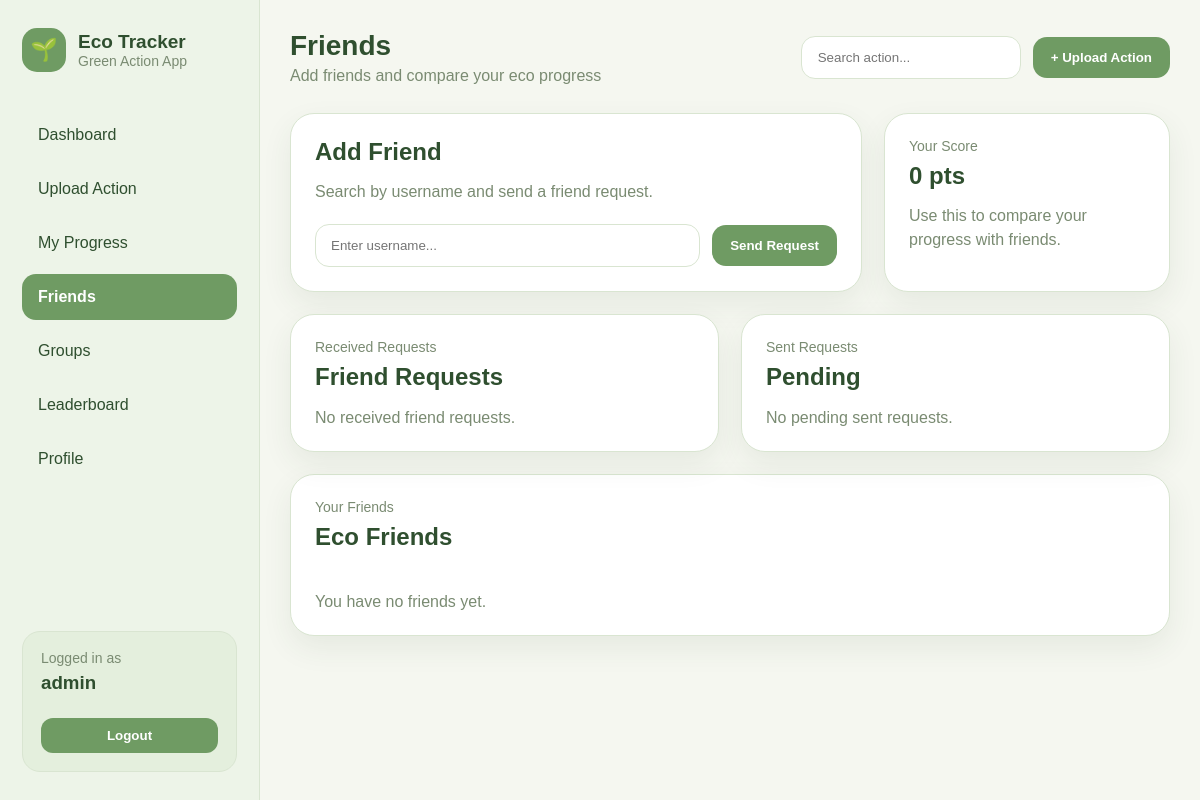
Before: /friends/ (signed in) with the older database file.
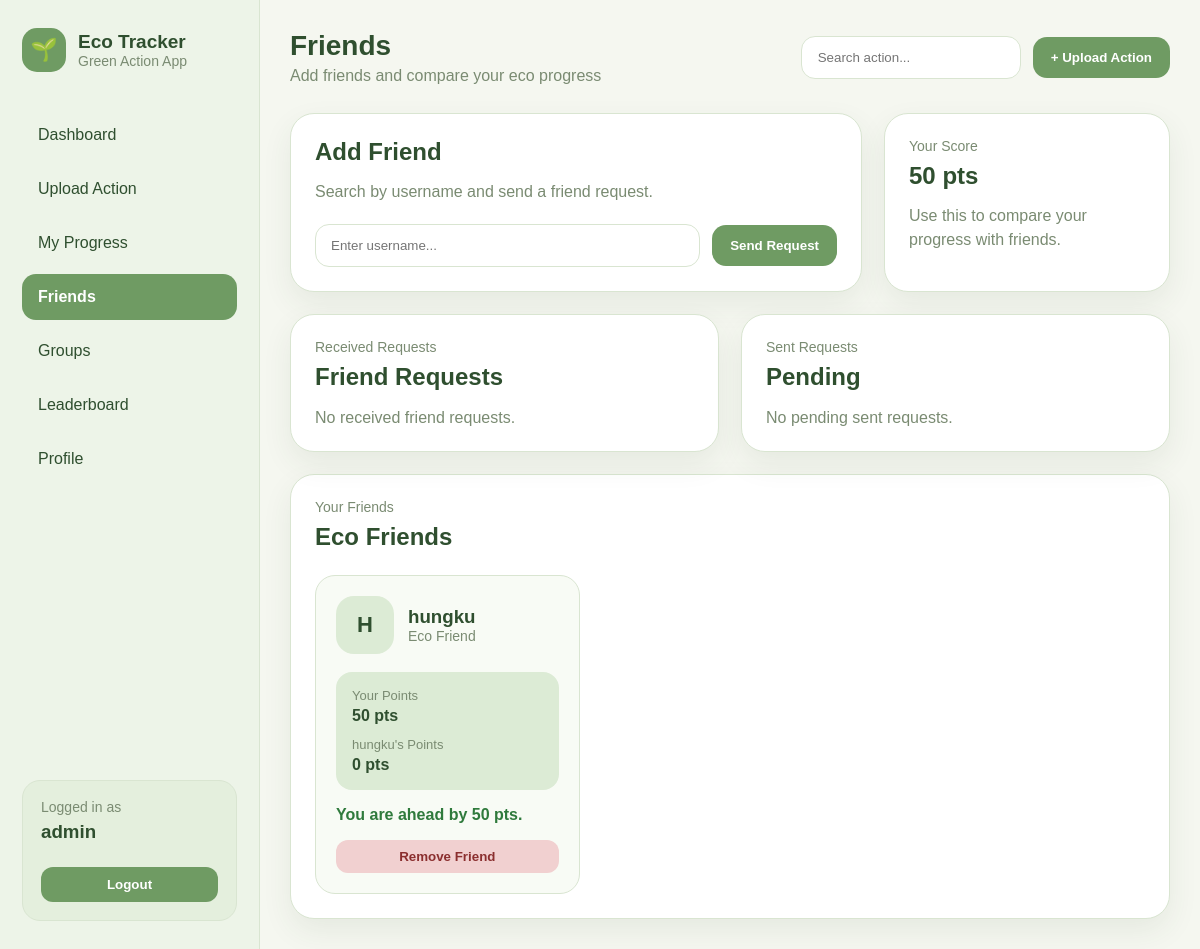
After: the same page with the newer database file.
### tracker/models.py (models this page shows, shortened)
class Friendship(models.Model):
    STATUS_CHOICES = [
        ("pending", "Pending"),
        ("accepted", "Accepted"),
    ]
    sender = models.ForeignKey(
        User,
        on_delete=models.CASCADE,
        related_name="sent_friend_requests"
    )
    receiver = models.ForeignKey(
        User,
        on_delete=models.CASCADE,
        related_name="received_friend_requests"
    )
    status = models.CharField(
        max_length=20,
        choices=STATUS_CHOICES,
        default="pending"
    )
    created_at = models.DateTimeField(auto_now_add=True)
    class Meta:
        unique_together = ("sender", "receiver")

### tracker/views.py (the view, shortened to what this page needs)
# urls.py: path("friends/", views.friends, name="friends"),
@login_required
def friends(request):
    user_total_points = (
        EcoAction.objects
        .filter(user=request.user)
        .aggregate(total=Sum("points"))["total"] or 0
    )
    received_requests = Friendship.objects.filter(
        receiver=request.user,
        status="pending"
    ).select_related("sender")
    sent_requests = Friendship.objects.filter(
        sender=request.user,
        status="pending"
    ).select_related("receiver")
    accepted_friendships = Friendship.objects.filter(
        Q(sender=request.user) | Q(receiver=request.user),
        status="accepted"
    ).select_related("sender", "receiver")
    friends_data = []
    for friendship in accepted_friendships:
        if friendship.sender == request.user:
            friend = friendship.receiver
        else:
            friend = friendship.sender
        friend_total_points = (
            EcoAction.objects
            .filter(user=friend)
            .aggregate(total=Sum("points"))["total"] or 0
        )
        difference = user_total_points - friend_total_points
        friends_data.append({
            "friendship": friendship,
            "friend": friend,
            "friend_total_points": friend_total_points,
            "difference": difference,
        })
    context = {
        "page_title": "Friends",
        "page_subtitle": "Add friends and compare your eco progress",
        "received_requests": received_requests,
        "sent_requests": sent_requests,
        "friends_data": friends_data,
        "user_total_points": user_total_points,
    }
    return render(request, "pages/friends.html", context)

### templates/pages/friends.html (shortened to what the changed rows need)
{% extends "base.html" %}
{% block content %}
<div class="friends-layout">
    <div class="card form-card">
        <h2>Add Friend</h2>
    </div>
    <div class="card">
        <p class="card-label">Your Score</p>
        <h2>{{ user_total_points }} pts</h2>
        <p class="muted-text">Use this to compare your progress with friends.</p>
    </div>
</div>
<div class="friends-sections">
    <div class="card">
        <div class="card-header">
            <div>
                <h2>Friend Requests</h2>
            </div>
        </div>
    </div>
    <div class="card">
        <div class="card-header">
            <div>
                <h2>Pending</h2>
            </div>
        </div>
    </div>
</div>
<div class="card">
    <div class="card-header">
        <div>
            <h2>Eco Friends</h2>
        </div>
    </div>
    <div class="friend-grid">
        {% for item in friends_data %}
            <div class="friend-card">
                <div class="friend-card-top">
                    <div class="friend-avatar large">
                        {{ item.friend.username|first|upper }}
                    </div>
                    <div>
                        <h3>{{ item.friend.username }}</h3>
                        <p>Eco Friend</p>
                    </div>
                </div>
                <div class="compare-box">
                    <div>
                        <p>Your Points</p>
                        <strong>{{ user_total_points }} pts</strong>
                    </div>
                    <div>
                        <p>{{ item.friend.username }}'s Points</p>
                        <strong>{{ item.friend_total_points }} pts</strong>
                    </div>
                </div>
                {% if item.difference > 0 %}
                    <p class="compare-result positive">
                        You are ahead by {{ item.difference }} pts.
                    </p>
                {% elif item.difference < 0 %}
                    <p class="compare-result negative">
                        Your friend is ahead by {{ item.difference|stringformat:"+d"|slice:"1:" }} pts.
                    </p>
                {% else %}
                    <p class="compare-result neutral">
                        You both have the same score.
                    </p>
                {% endif %}
                <a href="{% url 'remove_friend' item.friendship.id %}">
                    <button class="danger-btn full-btn">Remove Friend</button>
                </a>
            </div>
        {% empty %}
            <p class="empty-text">You have no friends yet.</p>
        {% endfor %}
    </div>
</div>
{% endblock %}

Changed rows visible on the page:
added Friendship: friend.username|first "H", friend.username "hungku", user_total_points "50", friend_total_points "0", difference "50"
Other visible differences:
{{ user_total_points }}: "0" → "50"
text no longer shown: "You have no friends yet."
